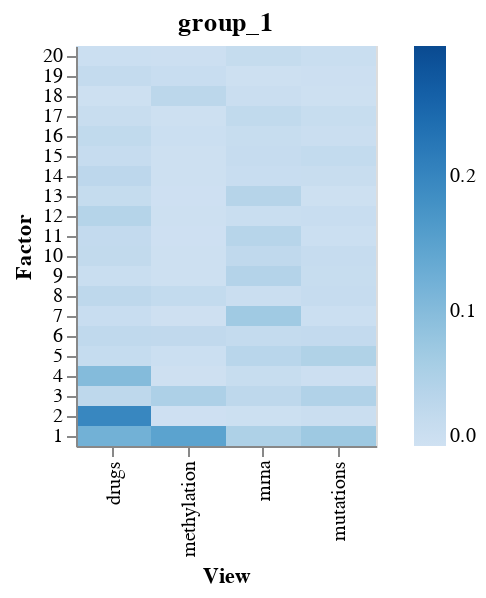

The code cell stored with this chart in its notebook:
### Markdown cell above
### Variance Explained Plot
The Variance Explained plot allows us to identify which factors in which views explain variation in our input data and might be of greater interest for a more detailed analysis.

Here we can see that factor 1 explains variation in all views, where factor 2 and 3 are mostly driving variation in the drug view, etc.

### Code cell
plot_variance_explained(model)

### Figure 1 — Vega specification as saved in the notebook (floating-point values rounded to 4 significant figures)
{"$schema": "https://vega.github.io/schema/vega/v5.json", "data": [{"name": "source_0"}, {"name": "data_0", "values": [{"Factor": 1, "Variance Explained": 0.1207, "View": "drugs"}, {"Factor": 2, "Variance Explained": 0.1973, "View": "drugs"}, {"Factor": 3, "Variance Explained": 0.03003, "View": "drugs"}, {"Factor": 4, "Variance Explained": 0.1013, "View": "drugs"}, {"Factor": 5, "Variance Explained": 0.0167, "View": "drugs"}, {"Factor": 6, "Variance Explained": 0.02608, "View": "drugs"}, {"Factor": 7, "Variance Explained": 0.01204, "View": "drugs"}, {"Factor": 8, "Variance Explained": 0.02951, "View": "drugs"}, {"Factor": 9, "Variance Explained": 0.01091, "View": "drugs"}, {"Factor": 10, "Variance Explained": 0.0233, "View": "drugs"}, {"Factor": 11, "Variance Explained": 0.02147, "View": "drugs"}, {"Factor": 12, "Variance Explained": 0.04221, "View": "drugs"}, {"Factor": 13, "Variance Explained": 0.01763, "View": "drugs"}, {"Factor": 14, "Variance Explained": 0.03136, "View": "drugs"}, {"Factor": 15, "Variance Explained": 0.01573, "View": "drugs"}, {"Factor": 16, "Variance Explained": 0.02352, "View": "drugs"}, {"Factor": 17, "Variance Explained": 0.0125, "View": "drugs"}, {"Factor": 18, "Variance Explained": 0.003479, "View": "drugs"}, {"Factor": 19, "Variance Explained": 0.01942, "View": "drugs"}, {"Factor": 20, "Variance Explained": 0.007129, "View": "drugs"}, {"Factor": 1, "Variance Explained": 0.1485, "View": "methylation"}, {"Factor": 2, "Variance Explained": 0.002273, "View": "methylation"}, {"Factor": 3, "Variance Explained": 0.05226, "View": "methylation"}, {"Factor": 4, "Variance Explained": 0.002552, "View": "methylation"}, {"Factor": 5, "Variance Explained": 0.006539, "View": "methylation"}, {"Factor": 6, "Variance Explained": 0.02503, "View": "methylation"}, {"Factor": 7, "Variance Explained": 0.002556, "View": "methylation"}, {"Factor": 8, "Variance Explained": 0.02122, "View": "methylation"}, {"Factor": 9, "Variance Explained": 0.003407, "View": "methylation"}, {"Factor": 10, "Variance Explained": 0.003406, "View": "methylation"}, {"Factor": 11, "Variance Explained": 0.002256, "View": "methylation"}, {"Factor": 12, "Variance Explained": 0.003345, "View": "methylation"}, {"Factor": 13, "Variance Explained": 0.002244, "View": "methylation"}, {"Factor": 14, "Variance Explained": 0.003174, "View": "methylation"}, {"Factor": 15, "Variance Explained": 0.002933, "View": "methylation"}, {"Factor": 16, "Variance Explained": 0.006215, "View": "methylation"}, {"Factor": 17, "Variance Explained": 0.002791, "View": "methylation"}, {"Factor": 18, "Variance Explained": 0.03225, "View": "methylation"}, {"Factor": 19, "Variance Explained": 0.01207, "View": "methylation"}, {"Factor": 20, "Variance Explained": 0.005629, "View": "methylation"}, {"Factor": 1, "Variance Explained": 0.05087, "View": "mrna"}, {"Factor": 2, "Variance Explained": 0.004381, "View": "mrna"}, {"Factor": 3, "Variance Explained": 0.02997, "View": "mrna"}, {"Factor": 4, "Variance Explained": 0.01334, "View": "mrna"}, {"Factor": 5, "Variance Explained": 0.03588, "View": "mrna"}, {"Factor": 6, "Variance Explained": 0.01831, "View": "mrna"}, {"Factor": 7, "Variance Explained": 0.06902, "View": "mrna"}, {"Factor": 8, "Variance Explained": 0.009326, "View": "mrna"}, {"Factor": 9, "Variance Explained": 0.04366, "View": "mrna"}, {"Factor": 10, "Variance Explained": 0.02591, "View": "mrna"}, {"Factor": 11, "Variance Explained": 0.03857, "View": "mrna"}, {"Factor": 12, "Variance Explained": 0.01013, "View": "mrna"}, {"Factor": 13, "Variance Explained": 0.04039, "View": "mrna"}, {"Factor": 14, "Variance Explained": 0.0122, "View": "mrna"}, {"Factor": 15, "Variance Explained": 0.01634, "View": "mrna"}, {"Factor": 16, "Variance Explained": 0.01363, "View": "mrna"}, {"Factor": 17, "Variance Explained": 0.02433, "View": "mrna"}, {"Factor": 18, "Variance Explained": 0.009277, "View": "mrna"}, {"Factor": 19, "Variance Explained": 0.003952, "View": "mrna"}, {"Factor": 20, "Variance Explained": 0.01734, "View": "mrna"}, {"Factor": 1, "Variance Explained": 0.07103, "View": "mutations"}, {"Factor": 2, "Variance Explained": 0.00875, "View": "mutations"}, {"Factor": 3, "Variance Explained": 0.04775, "View": "mutations"}, {"Factor": 4, "Variance Explained": 0.005885, "View": "mutations"}, {"Factor": 5, "Variance Explained": 0.0488, "View": "mutations"}, {"Factor": 6, "Variance Explained": 0.02147, "View": "mutations"}, {"Factor": 7, "Variance Explained": 0.006694, "View": "mutations"}, {"Factor": 8, "Variance Explained": 0.01556, "View": "mutations"}, {"Factor": 9, "Variance Explained": 0.01394, "View": "mutations"}, {"Factor": 10, "Variance Explained": 0.01644, "View": "mutations"}, {"Factor": 11, "Variance Explained": 0.006481, "View": "mutations"}, {"Factor": 12, "Variance Explained": 0.01206, "View": "mutations"}, {"Factor": 13, "Variance Explained": 0.00361, "View": "mutations"}, {"Factor": 14, "Variance Explained": 0.013, "View": "mutations"}, {"Factor": 15, "Variance Explained": 0.02074, "View": "mutations"}, {"Factor": 16, "Variance Explained": 0.009568, "View": "mutations"}, {"Factor": 17, "Variance Explained": 0.01322, "View": "mutations"}, {"Factor": 18, "Variance Explained": 0.003086, "View": "mutations"}, {"Factor": 19, "Variance Explained": 0.005325, "View": "mutations"}, {"Factor": 20, "Variance Explained": 0.01036, "View": "mutations"}]}, {"name": "data_0_concat_0_x_domain_View", "values": [{"View": "drugs"}, {"View": "methylation"}, {"View": "mrna"}, {"View": "mutations"}]}, {"name": "source_0_concat_0_y_domain_Factor", "values": [{"Factor": 1, "sort_field": 1}, {"Factor": 2, "sort_field": 2}, {"Factor": 3, "sort_field": 3}, {"Factor": 4, "sort_field": 4}, {"Factor": 5, "sort_field": 5}, {"Factor": 6, "sort_field": 6}, {"Factor": 7, "sort_field": 7}, {"Factor": 8, "sort_field": 8}, {"Factor": 9, "sort_field": 9}, {"Factor": 10, "sort_field": 10}, {"Factor": 11, "sort_field": 11}, {"Factor": 12, "sort_field": 12}, {"Factor": 13, "sort_field": 13}, {"Factor": 14, "sort_field": 14}, {"Factor": 15, "sort_field": 15}, {"Factor": 16, "sort_field": 16}, {"Factor": 17, "sort_field": 17}, {"Factor": 18, "sort_field": 18}, {"Factor": 19, "sort_field": 19}, {"Factor": 20, "sort_field": 20}]}], "signals": [{"name": "childWidth", "value": 150}], "marks": [{"type": "group", "name": "concat_0_group", "encode": {"update": {"height": {"signal": "height"}, "width": {"signal": "childWidth"}}}, "marks": [{"type": "rect", "name": "concat_0_marks", "from": {"data": "data_0"}, "encode": {"update": {"width": {"signal": "max(0.25, bandwidth('concat_0_x'))"}, "fill": {"field": "Variance Explained", "scale": "color"}, "tooltip": {"signal": "{\"Factor\": format(datum[\"Factor\"], \"\"), \"View\": isValid(datum[\"View\"]) ? datum[\"View\"] : \"\"+datum[\"View\"], \"Variance Explained\": format(datum[\"Variance Explained\"], \"\")}"}, "height": {"signal": "max(0.25, bandwidth('concat_0_y'))"}, "y": {"field": "Factor", "scale": "concat_0_y"}, "x": {"field": "View", "scale": "concat_0_x"}}}, "style": ["rect"]}], "axes": [{"scale": "concat_0_x", "title": "View", "zindex": 1, "labelAlign": "right", "grid": false, "orient": "bottom", "labelAngle": 270, "labelBaseline": "middle"}, {"scale": "concat_0_y", "grid": false, "zindex": 1, "orient": "left", "title": "Factor"}], "title": {"text": "group_1", "frame": "group"}, "style": "cell"}], "scales": [{"name": "color", "type": "linear", "domain": [0, 0.296], "range": {"scheme": "blues"}, "interpolate": "hcl", "zero": true}, {"name": "concat_0_x", "type": "band", "domain": {"data": "data_0_concat_0_x_domain_View", "field": "View", "sort": true}, "range": [0, {"signal": "childWidth"}], "paddingInner": 0, "paddingOuter": 0}, {"name": "concat_0_y", "type": "band", "domain": {"data": "source_0_concat_0_y_domain_Factor", "field": "Factor", "sort": {"op": "max", "field": "sort_field", "order": "descending"}}, "range": [0, {"signal": "height"}], "paddingInner": 0, "paddingOuter": 0}], "layout": {"padding": 20, "bounds": "full", "align": "each"}, "legends": [{"fill": "color", "gradientLength": {"signal": "clamp(height, 64, 200)"}}], "padding": 5, "background": "white", "height": 200}
